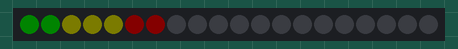
The sketch below on a simulated Arduino Nano, built with avr-gcc and run on an emulated ATmega328P. Parts: 20 RGB LEDs in strip order, left to right. Dim RGB values are drawn brighter than linear.

Above: at 0.76 s.
At 5.41 s:
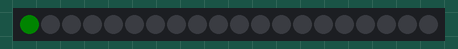
At 9.0 s:
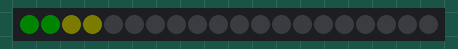

Measured:
- what the display in image 2 shows lasts 0.9 s, from 9.0 s to 9.9 s

The sketch:

rpm-meter-neopixel.ino
```cpp
#include <Adafruit_NeoPixel.h>
#define PIN        12  //LED Data Pin
#define NUMPIXELS  20  //number of leds connected
#define BRIGHTNESS 10

Adafruit_NeoPixel pixels = Adafruit_NeoPixel(NUMPIXELS, PIN, NEO_GRB + NEO_KHZ800);

//Calculate the frequency of the tacho signal you are using and adjust the following values accordingly
//example: for a standard tacho signal on a 4 cylinder engine the frequeny is equal to the RPM divided by 30
const unsigned int onFrequency = 5;  //startup sequence, value represents engine speed higher than cranking and lower than idle
const unsigned int minFrequency = 10; // minimum frequency to begin turning on LEDs
const unsigned int maxFrequency = 20; // maximum frequency in normal range, after this value shift flash will occur
const unsigned int shiftFrequency = 30; // frequency range from max to shift when shifting should happen, after this value overrev flash will occur

//Set the color for each LED in the neo pixel strip
//Colors are set using an RGB value ranging from (0,0,0) to (255,255,255)
const uint32_t tachColor[NUMPIXELS] = {
  Adafruit_NeoPixel::Color(0, 120, 0),//green
  Adafruit_NeoPixel::Color(0, 120, 0),//green
  Adafruit_NeoPixel::Color(60, 60, 0),//orange
  Adafruit_NeoPixel::Color(60, 60, 0),//orange
  Adafruit_NeoPixel::Color(60, 60, 0),//orange
  Adafruit_NeoPixel::Color(120, 0, 0),//red
  Adafruit_NeoPixel::Color(120, 0, 0),//red
  Adafruit_NeoPixel::Color(0, 0, 120),//blue
};


//Set the frequency when each LED should turn on
//First LED turns on at minFrequency
const unsigned int lightShiftFreq[NUMPIXELS] = {
  minFrequency,
  11,
  12,
  13,
  14,
  15,
  16,
  20
};

bool hasStartupSequenceRun = false; // only run startup sequence one time
const byte tachPin = 5;
int drive[] = {
  11,
  12,
  13,
  14,
  15,
  16,
  17,
  18,
  19,
  15,
  13,
  12,
  11,11,11,
  13,15,16,
  25,25,25,25,25,25,25,25,25,25,25,25,25,25,25,25,
  12,13,14,14,14,14,14,14,14,14,14,
  11,11,11,
  13,15,16,
  11,11,11,
  13,15,16,
  35,35,35,35,35,35,35,35,35,35,35,25,25,25,25,25,
  12,13,14,14,14,14,14,14,14,14,14
};
int arr_size = sizeof(drive) / sizeof(drive[0]);
int count = 0;
bool start = true;

unsigned int igfreq; //be long!

void setup() {
    pixels.begin(); // This initializes the NeoPixel library.
    pixels.setBrightness(15);
}


void loop() {

  float ighigh, iglow;
  unsigned long igcal1, igcal2;

  //measure period of tach signal
  /*ighigh = pulseIn(tachPin, HIGH);
  iglow = pulseIn(tachPin, LOW);

  igcal1 = 1000 / ((ighigh / 1000) + (iglow / 1000));

  //do it again
  ighigh = pulseIn(tachPin, HIGH);
  iglow = pulseIn(tachPin, LOW);

  igcal2 = 1000 / ((ighigh / 1000) + (iglow / 1000));*/

  Serial.println("start loop");

  if (start == true) {
    for (int s = 0; s < arr_size; s++) {
      if ((count < arr_size)&&(s != arr_size)) {
        igfreq = drive[s];
        Serial.println("iter: " + String(s) + " igfreq: " + String(igfreq));

        if (hasStartupSequenceRun == false) {
          /*
          //if (igfreq > onFrequency) {
              // Run start sequence
              // LEDs will light up, flash and light out upon starting the engine.
              for (int i = 0; i < NUMPIXELS; ++i) {
                pixels.setPixelColor(i, tachColor[i]);
                pixels.show();
                delay(50);
              }
              for (int a = 0; a < 10; a++) {
                pixels.fill(pixels.Color(0, 0, 120));
                pixels.show();
                delay(20);
                pixels.fill(pixels.Color(0, 0, 0));
                pixels.show();
                delay(20);
              }
              for (int i = 0; i < NUMPIXELS; ++i) {
                pixels.setPixelColor(i, tachColor[i]);
                pixels.show();
              }
              for (int i = NUMPIXELS - 1; i >= 0; --i) {
                pixels.setPixelColor(i, pixels.Color(0, 0, 0));
                pixels.show();
                delay(50);
              }
              hasStartupSequenceRun = true;
              pixels.fill(pixels.Color(0, 0, 0));
              pixels.show();
            }
            if (igfreq < onFrequency) {
              // Resets hasStartupSequenceRun to false if engine stops but Arduino remains powered,
              // Startupsequence will rerun upon restarting the engine
              hasStartupSequenceRun = false;
          }
          */

          if (igfreq < maxFrequency) {

            // Normal operating range
            for (int i = 0; i < NUMPIXELS; ++i) {
              if (igfreq > lightShiftFreq[i]) {
              pixels.setPixelColor(i, tachColor[i]);
              }
              else {
                pixels.setPixelColor(i, pixels.Color(0, 0, 0));
              }
            }
            pixels.show();
          }
          else if (igfreq >= maxFrequency && igfreq < shiftFrequency) {
            // Shift flash
            // Default color=blue
            // To change shift flash color, edit RGB value in following line
            pixels.fill(pixels.Color(0, 0, 120));
            pixels.show();
            delay(20);
            pixels.fill(pixels.Color(0, 0, 0));
            pixels.show();
            delay(20);
          }
          else if (igfreq >= shiftFrequency) {
            // Overrev flash
            // Default color=red
            // To change overrev flash color, edit RGB value in following line
            pixels.fill(pixels.Color(120, 0, 0));
            pixels.show();
            delay(20);
            pixels.fill(pixels.Color(0, 0, 0));
            pixels.show();
            delay(20);
          }
        }
        delay(100);
      }
      else {
        start = false;
        igfreq = 0;
        Serial.println("break");
        break;
      }
      count++;
    }
  }
  pixels.fill(pixels.Color(0, 0, 0));
  pixels.show();
}
```
